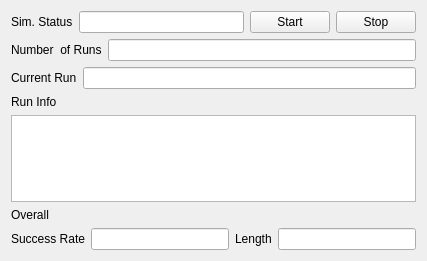
<?xml version="1.0" encoding="UTF-8"?>
<ui version="4.0">
 <class>PDDLSImulator</class>
 <widget class="QWidget" name="PDDLSImulator">
  <property name="geometry">
   <rect>
    <x>0</x>
    <y>0</y>
    <width>427</width>
    <height>261</height>
   </rect>
  </property>
  <property name="sizePolicy">
   <sizepolicy hsizetype="Expanding" vsizetype="Expanding">
    <horstretch>0</horstretch>
    <verstretch>0</verstretch>
   </sizepolicy>
  </property>
  <property name="windowTitle">
   <string>PDDLExecutor</string>
  </property>
  <layout class="QVBoxLayout" name="verticalLayout_4">
   <item>
    <layout class="QHBoxLayout" name="horizontalLayout_5">
     <item>
      <widget class="QLabel" name="label_9">
       <property name="text">
        <string>Sim. Status</string>
       </property>
      </widget>
     </item>
     <item>
      <widget class="QLineEdit" name="simStatus">
       <property name="readOnly">
        <bool>true</bool>
       </property>
      </widget>
     </item>
     <item>
      <widget class="QPushButton" name="startButton">
       <property name="text">
        <string>Start</string>
       </property>
      </widget>
     </item>
     <item>
      <widget class="QPushButton" name="stopButton">
       <property name="text">
        <string>Stop</string>
       </property>
      </widget>
     </item>
    </layout>
   </item>
   <item>
    <layout class="QHBoxLayout" name="horizontalLayout_3">
     <item>
      <widget class="QLabel" name="label">
       <property name="text">
        <string>Number  of Runs</string>
       </property>
      </widget>
     </item>
     <item>
      <widget class="QLineEdit" name="runEdit">
       <property name="enabled">
        <bool>true</bool>
       </property>
       <property name="cursor">
        <cursorShape>BlankCursor</cursorShape>
       </property>
       <property name="contextMenuPolicy">
        <enum>Qt::DefaultContextMenu</enum>
       </property>
       <property name="autoFillBackground">
        <bool>false</bool>
       </property>
       <property name="frame">
        <bool>true</bool>
       </property>
       <property name="readOnly">
        <bool>false</bool>
       </property>
      </widget>
     </item>
    </layout>
   </item>
   <item>
    <layout class="QHBoxLayout" name="horizontalLayout">
     <item>
      <widget class="QLabel" name="label_3">
       <property name="text">
        <string>Current Run</string>
       </property>
      </widget>
     </item>
     <item>
      <widget class="QLineEdit" name="runUI"/>
     </item>
    </layout>
   </item>
   <item>
    <layout class="QVBoxLayout" name="verticalLayout_3">
     <item>
      <widget class="QLabel" name="label_4">
       <property name="text">
        <string>Run Info</string>
       </property>
      </widget>
     </item>
     <item>
      <widget class="QListWidget" name="runView"/>
     </item>
    </layout>
   </item>
   <item>
    <layout class="QVBoxLayout" name="verticalLayout_2">
     <item>
      <widget class="QLabel" name="label_2">
       <property name="text">
        <string>Overall</string>
       </property>
      </widget>
     </item>
     <item>
      <layout class="QHBoxLayout" name="horizontalLayout_2">
       <item>
        <widget class="QLabel" name="label_6">
         <property name="text">
          <string>Success Rate</string>
         </property>
        </widget>
       </item>
       <item>
        <widget class="QLineEdit" name="avgSuccess"/>
       </item>
       <item>
        <widget class="QLabel" name="label_8">
         <property name="text">
          <string>Length</string>
         </property>
        </widget>
       </item>
       <item>
        <widget class="QLineEdit" name="avgLength"/>
       </item>
      </layout>
     </item>
    </layout>
   </item>
  </layout>
 </widget>
 <resources/>
 <connections/>
</ui>
